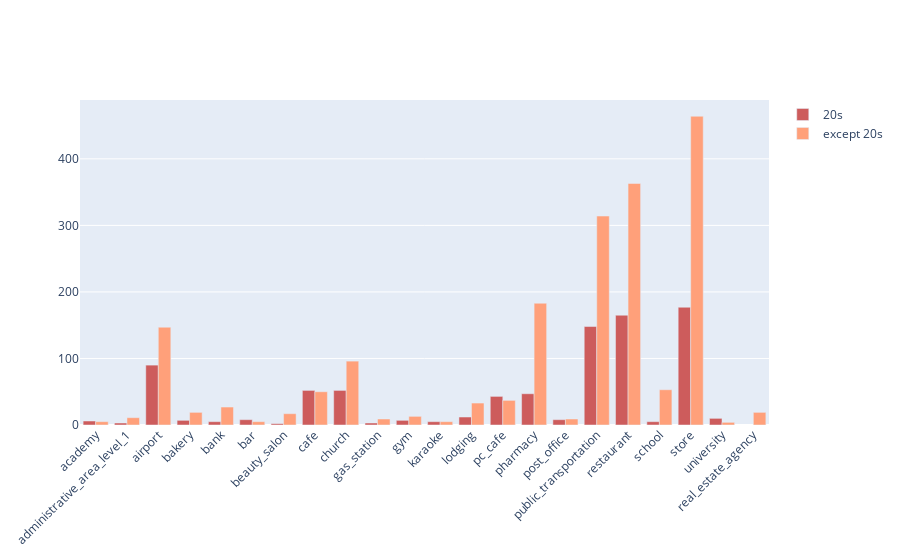

Here is the notebook cell this chart was saved with:
### Markdown cell above
해당 그래프는 전체 연령의 확진 원인에 대한 것을 카운트 시킨 결과로 etc와 hospital이 가장 많은 것을 보이나 병원은 확진자가 이상증세를 느끼고 찾아가는 당연한 경로이므로 제외를 하고 etc 또한 어느 곳에 다녀왔는지 정확하게 알 수 없어서 제외를 하고 다시 진행을 해보겠습니다.

### Code cell
twtfi = fiplot[fiplot.age == '20s']
untwtfi = fiplot[fiplot.age != '20s']
twt = twtfi.groupby('type').count().patient_id
untwt = untwtfi.groupby('type').count().patient_id
twt = twt[~twt.index.isin( ['etc','hospital'])]
untwt = untwt[~untwt.index.isin( ['etc','hospital'])]
fig = go.Figure()
fig.add_trace(go.Bar(x = twt.index, 
                     y = twt,
                     name = '20s',
                     marker_color='indianred'))
fig.add_trace(go.Bar(x = untwt.index, 
                     y = untwt,
                     name = 'except 20s',
                     marker_color='lightsalmon'))
fig.update_layout(barmode='group', xaxis_tickangle=-45)
fig.show()

### Figure 1 — Plotly figure (JSON) as saved in the notebook; plotly's stock layout.template omitted (floating-point values rounded to 4 significant figures)
{"data": [{"marker": {"color": "indianred"}, "name": "20s", "type": "bar", "x": ["academy", "administrative_area_level_1", "airport", "bakery", "bank", "bar", "beauty_salon", "cafe", "church", "gas_station", "gym", "karaoke", "lodging", "pc_cafe", "pharmacy", "post_office", "public_transportation", "restaurant", "school", "store", "university"], "y": [6, 3, 90, 7, 5, 8, 2, 52, 52, 3, 7, 5, 12, 43, 47, 8, 148, 165, 5, 177, 10]}, {"marker": {"color": "lightsalmon"}, "name": "except 20s", "type": "bar", "x": ["academy", "administrative_area_level_1", "airport", "bakery", "bank", "bar", "beauty_salon", "cafe", "church", "gas_station", "gym", "karaoke", "lodging", "pc_cafe", "pharmacy", "post_office", "public_transportation", "real_estate_agency", "restaurant", "school", "store", "university"], "y": [5, 11, 147, 19, 27, 5, 17, 50, 96, 9, 13, 5, 33, 37, 183, 9, 314, 19, 363, 53, 464, 4]}], "layout": {"barmode": "group", "xaxis": {"tickangle": -45}}}
